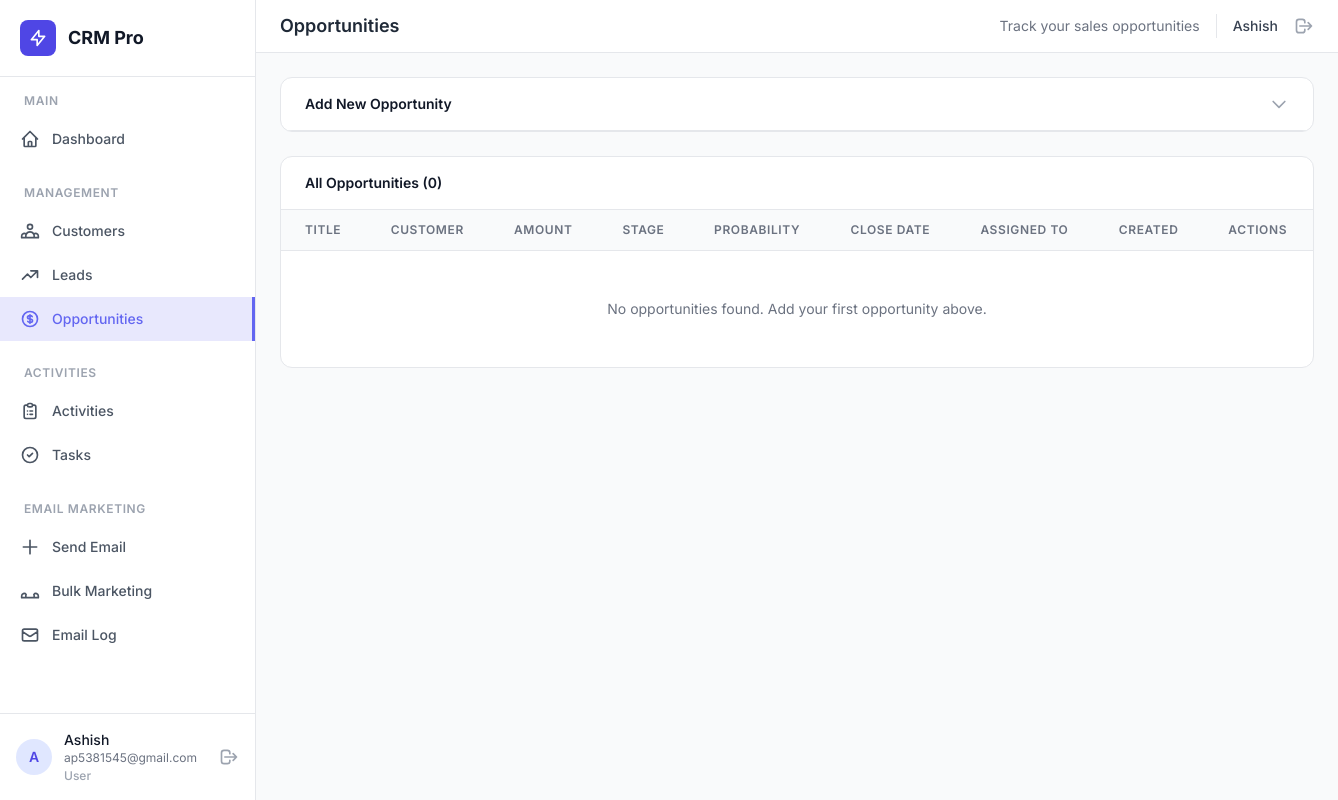
Page /crm/opportunity/ (signed in) on the earlier database version.
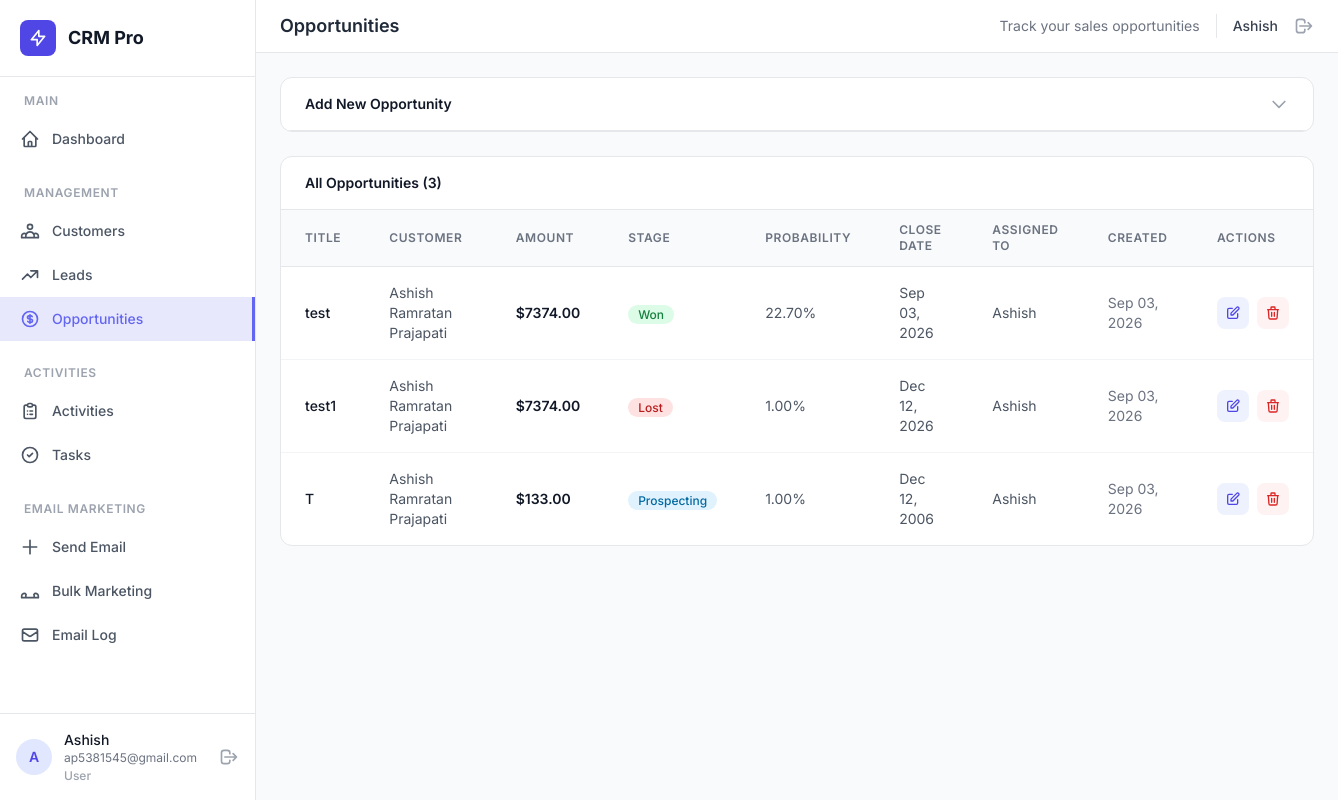
Same page on the later database version.
### user/models.py (models this page shows, shortened)
class Opportunity(models.Model):
    Stage_Choices = [
        ("Prospecting", "Prospecting"),
        ("Qualified", "Qualified"),
        ("Proposal", "Proposal"),
        ("Negotiation", "Negotiation"),
        ("Won", "Won"),
        ("Lost", "Lost"),
    ]
    id = models.AutoField(primary_key=True)
    title = models.CharField(max_length=100)
    customer = models.ForeignKey(Customer, on_delete=models.CASCADE)
    amount = models.DecimalField(max_digits=10, decimal_places=2)
    stage = models.CharField(
        max_length=20, choices=Stage_Choices, default="Prospecting"
    )
    probability = models.DecimalField(max_digits=5, decimal_places=2, default=0.00)
    expected_close_date = models.DateField()
    notes = models.TextField(blank=True, null=True)
    assign_to = models.ForeignKey(
        User, on_delete=models.SET_NULL, null=True, blank=True, related_name="assigned_opportunities"
    )
    created_at = models.DateTimeField(auto_now_add=True)
    updated_at = models.DateTimeField(auto_now=True)

class Customer(models.Model):
    Status_Choices = [
        ("Active", "Active"),
        ("Inactive", "Inactive"),
    ]
    id = models.AutoField(primary_key=True)
    customer_name = models.CharField(max_length=100)
    company = models.CharField(max_length=100)
    email = models.EmailField(unique=True)
    phone = models.CharField(max_length=15, unique=True)
    address = models.TextField()
    city = models.CharField(max_length=100)
    status = models.CharField(
        max_length=20, choices=Status_Choices, default="Active"
    )
    notes = models.TextField(blank=True, null=True)
    assign_to = models.ForeignKey(
        User, on_delete=models.SET_NULL, null=True, blank=True, related_name="assigned_customers"
    )
    created_at = models.DateTimeField(auto_now_add=True)
    updated_at = models.DateTimeField(auto_now=True)
    def __str__(self):
        return self.customer_name

class User(models.Model):
    id = models.AutoField(primary_key=True)
    user_name = models.CharField(max_length=100, unique=True)
    password = models.CharField(max_length=256)
    email = models.EmailField(unique=True)
    is_active = models.BooleanField(default=True)
    is_admin = models.BooleanField(default=False)
    created_at = models.DateTimeField(auto_now_add=True)

### user/views.py (the view)
# urls.py: path("opportunity/", views.opportunity_list, name="opportunity_list"),
def opportunity_list(request):
    current_user = _require_login(request)
    if not current_user:
        return redirect("login")
    if request.method == "POST":
        form = OpportunityForm(request.POST, user=current_user)
        if form.is_valid():
            opportunity = form.save(commit=False)
            if not current_user.is_admin:
                opportunity.assign_to = current_user
            opportunity.save()
            messages.success(request, "Opportunity created successfully!")
            return redirect("opportunity_list")
    else:
        form = OpportunityForm(user=current_user)
    opportunities = _visible_opportunities(current_user)
    context = {
        "opportunities": opportunities,
        "form": form,
        "current_user": current_user,
    }
    return render(request, "user/opportunity_list.html", context)

### user/forms.py (called while the page is built)
def _visible_customer_qs(user):
    if user is not None and not user.is_admin:
        return Customer.objects.filter(assign_to=user)
    return Customer.objects.all()

    def _apply_assignment(self, user):
        if "assign_to" not in self.fields:
            return
        if user is not None and not user.is_admin:
            self.fields.pop("assign_to")
        else:
            self.fields["assign_to"].queryset = _users_for_assignment()

### user/views.py (called while the page is built)
def _require_login(request):
    user_id = request.session.get("user_id")
    if not user_id:
        return None
    try:
        return User.objects.get(id=user_id)
    except User.DoesNotExist:
        return None

def _visible_opportunities(user):
    if user.is_admin:
        return Opportunity.objects.all()
    return Opportunity.objects.filter(assign_to=user)

### user/templates/user/opportunity_list.html (shortened to what the changed rows need)
{% extends "base.html" %}
{% load static %}
{% block page_title %}Opportunities{% endblock %}
{% block content %}
<div class="bg-white rounded-xl border border-gray-200 overflow-hidden">
    <div class="px-6 py-4 border-b border-gray-200">
        <h3 class="text-sm font-semibold text-gray-900">All Opportunities ({{ opportunities|length }})</h3>
    </div>
    <div class="overflow-x-auto">
        <table class="w-full">
            <thead class="bg-gray-50 border-b border-gray-200">
                <tr>
                    <th class="px-6 py-3 text-left text-xs font-semibold text-gray-500 uppercase tracking-wider">Title</th>
                    <th class="px-6 py-3 text-left text-xs font-semibold text-gray-500 uppercase tracking-wider">Customer</th>
                    <th class="px-6 py-3 text-left text-xs font-semibold text-gray-500 uppercase tracking-wider">Amount</th>
                    <th class="px-6 py-3 text-left text-xs font-semibold text-gray-500 uppercase tracking-wider">Stage</th>
                    <th class="px-6 py-3 text-left text-xs font-semibold text-gray-500 uppercase tracking-wider">Probability</th>
                    <th class="px-6 py-3 text-left text-xs font-semibold text-gray-500 uppercase tracking-wider">Close Date</th>
                    <th class="px-6 py-3 text-left text-xs font-semibold text-gray-500 uppercase tracking-wider">Assigned To</th>
                    <th class="px-6 py-3 text-left text-xs font-semibold text-gray-500 uppercase tracking-wider">Created</th>
                    <th class="px-6 py-3 text-left text-xs font-semibold text-gray-500 uppercase tracking-wider">Actions</th>
                </tr>
            </thead>
            <tbody class="divide-y divide-gray-100">
                {% for opportunity in opportunities %}
                <tr class="hover:bg-gray-50 transition-colors">
                    <td class="px-6 py-4 text-sm font-medium text-gray-900">{{ opportunity.title }}</td>
                    <td class="px-6 py-4 text-sm text-gray-600">{{ opportunity.customer.customer_name }}</td>
                    <td class="px-6 py-4 text-sm font-semibold text-gray-900">${{ opportunity.amount }}</td>
                    <td class="px-6 py-4">
                        <span class="px-2.5 py-0.5 text-xs font-medium rounded-full
                            {% if opportunity.stage == 'Won' %}bg-green-100 text-green-700
                            {% elif opportunity.stage == 'Lost' %}bg-red-100 text-red-700
                            {% elif opportunity.stage == 'Negotiation' %}bg-amber-100 text-amber-700
                            {% elif opportunity.stage == 'Proposal' %}bg-purple-100 text-purple-700
                            {% elif opportunity.stage == 'Qualified' %}bg-indigo-100 text-indigo-700
                            {% else %}bg-sky-100 text-sky-700{% endif %}">
                            {{ opportunity.stage }}
                        </span>
                    </td>
                    <td class="px-6 py-4 text-sm text-gray-600">{{ opportunity.probability }}%</td>
                    <td class="px-6 py-4 text-sm text-gray-600">{{ opportunity.expected_close_date|date:"M d, Y" }}</td>
                    <td class="px-6 py-4 text-sm text-gray-600">{{ opportunity.assign_to.user_name|default:"Unassigned" }}</td>
                    <td class="px-6 py-4 text-sm text-gray-500">{{ opportunity.created_at|date:"M d, Y" }}</td>
                    <td class="px-6 py-4">
                        <div class="flex items-center gap-2">
                            <a href="{% url 'opportunity_update' opportunity.pk %}" class="inline-flex items-center justify-center w-8 h-8 bg-indigo-50 text-indigo-600 rounded-lg hover:bg-indigo-100 transition-colors" title="Edit">
                                <svg class="w-4 h-4" fill="none" stroke="currentColor" viewBox="0 0 24 24"><path stroke-linecap="round" stroke-linejoin="round" stroke-width="2" d="M11 5H6a2 2 0 00-2 2v11a2 2 0 002 2h11a2 2 0 002-2v-5m-1.414-9.414a2 2 0 112.828 2.828L11.828 15H9v-2.828l8.586-8.586z"/></svg>
                            </a>
                            <form method="POST" action="{% url 'opportunity_delete' opportunity.pk %}" onsubmit="return confirm('Are you sure you want to delete {{ opportunity.title }}? This cannot be undone.');">
                                <button type="submit" class="inline-flex items-center justify-center w-8 h-8 bg-red-50 text-red-600 rounded-lg hover:bg-red-100 transition-colors" title="Delete">
                                    <svg class="w-4 h-4" fill="none" stroke="currentColor" viewBox="0 0 24 24"><path stroke-linecap="round" stroke-linejoin="round" stroke-width="2" d="M19 7l-.867 12.142A2 2 0 0116.138 21H7.862a2 2 0 01-1.995-1.858L5 7m5 4v6m4-6v6m1-10V4a1 1 0 00-1-1h-4a1 1 0 00-1 1v3M4 7h16"/></svg>
                                </button>
                            </form>
                        </div>
                    </td>
                </tr>
                {% empty %}
                <tr>
                    <td colspan="9" class="px-6 py-12 text-center text-sm text-gray-500">No opportunities found. Add your first opportunity above.</td>
                </tr>
                {% endfor %}
            </tbody>
        </table>
    </div>
</div>
{% endblock %}

Differences in the rows shown:
now on this page (row edited): Opportunity: title "test", customer.customer_name "Ashish Ramratan Prajapati", amount "7374.00", stage "Won", probability "22.70", expected_close_date "Sep 03, 2026", assign_to.user_name "Ashish", created_at "Sep 03, 2026"
now on this page (row edited): Opportunity: title "test1", customer.customer_name "Ashish Ramratan Prajapati", amount "7374.00", stage "Lost", probability "1.00", expected_close_date "Dec 12, 2026", assign_to.user_name "Ashish", created_at "Sep 03, 2026"
now on this page (row edited): Opportunity: title "T", customer.customer_name "Ashish Ramratan Prajapati", amount "133.00", stage "Prospecting", probability "1.00", expected_close_date "Dec 12, 2006", assign_to.user_name "Ashish", created_at "Sep 03, 2026"
Other differences:
{{ opportunities|length }}: "0" → "3"
text no longer shown: "No opportunities found. Add your first opportunity above."
